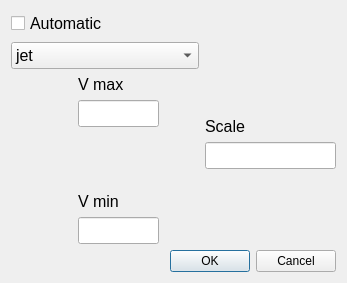
<?xml version="1.0" encoding="UTF-8"?>
<ui version="4.0">
 <class>ArrowsScaling</class>
 <widget class="QDialog" name="ArrowsScaling">
  <property name="geometry">
   <rect>
    <x>0</x>
    <y>0</y>
    <width>347</width>
    <height>283</height>
   </rect>
  </property>
  <property name="windowTitle">
   <string>Arrows Scaling</string>
  </property>
  <layout class="QVBoxLayout" name="verticalLayout_5">
   <item>
    <layout class="QVBoxLayout" name="verticalLayout_4">
     <item>
      <widget class="QCheckBox" name="cb_auto_arrow">
       <property name="font">
        <font>
         <pointsize>12</pointsize>
        </font>
       </property>
       <property name="text">
        <string>Automatic</string>
       </property>
      </widget>
     </item>
     <item>
      <layout class="QHBoxLayout" name="horizontalLayout_4" stretch="0,1">
       <item>
        <layout class="QVBoxLayout" name="verticalLayout_12">
         <item>
          <widget class="QComboBox" name="combo_palette_color_bar">
           <property name="font">
            <font>
             <pointsize>12</pointsize>
            </font>
           </property>
           <item>
            <property name="text">
             <string>jet</string>
            </property>
           </item>
           <item>
            <property name="text">
             <string>viridis</string>
            </property>
           </item>
           <item>
            <property name="text">
             <string>plasma</string>
            </property>
           </item>
          </widget>
         </item>
         <item>
          <layout class="QHBoxLayout" name="horizontalLayout_5" stretch="1,2">
           <item>
            <widget class="QWidget" name="graphics_color_bar" native="true"/>
           </item>
           <item>
            <layout class="QVBoxLayout" name="verticalLayout_9">
             <item>
              <widget class="QLabel" name="v_max_label">
               <property name="font">
                <font>
                 <pointsize>12</pointsize>
                </font>
               </property>
               <property name="text">
                <string>V max</string>
               </property>
              </widget>
             </item>
             <item>
              <layout class="QHBoxLayout" name="horizontalLayout_6" stretch="2,1">
               <item>
                <widget class="QLineEdit" name="ed_v_max">
                 <property name="font">
                  <font>
                   <pointsize>12</pointsize>
                  </font>
                 </property>
                </widget>
               </item>
               <item>
                <spacer name="horizontalSpacer">
                 <property name="orientation">
                  <enum>Qt::Horizontal</enum>
                 </property>
                 <property name="sizeHint" stdset="0">
                  <size>
                   <width>40</width>
                   <height>20</height>
                  </size>
                 </property>
                </spacer>
               </item>
              </layout>
             </item>
             <item>
              <spacer name="verticalSpacer">
               <property name="orientation">
                <enum>Qt::Vertical</enum>
               </property>
               <property name="sizeHint" stdset="0">
                <size>
                 <width>20</width>
                 <height>40</height>
                </size>
               </property>
              </spacer>
             </item>
             <item>
              <widget class="QLabel" name="v_min_label">
               <property name="font">
                <font>
                 <pointsize>12</pointsize>
                </font>
               </property>
               <property name="text">
                <string>V min</string>
               </property>
              </widget>
             </item>
             <item>
              <layout class="QHBoxLayout" name="horizontalLayout_7" stretch="2,1">
               <item>
                <widget class="QLineEdit" name="ed_v_min">
                 <property name="font">
                  <font>
                   <pointsize>12</pointsize>
                  </font>
                 </property>
                </widget>
               </item>
               <item>
                <spacer name="horizontalSpacer_2">
                 <property name="orientation">
                  <enum>Qt::Horizontal</enum>
                 </property>
                 <property name="sizeHint" stdset="0">
                  <size>
                   <width>40</width>
                   <height>20</height>
                  </size>
                 </property>
                </spacer>
               </item>
              </layout>
             </item>
            </layout>
           </item>
          </layout>
         </item>
        </layout>
       </item>
       <item>
        <layout class="QVBoxLayout" name="verticalLayout_7" stretch="0,0,0,0">
         <item>
          <spacer name="verticalSpacer_3">
           <property name="orientation">
            <enum>Qt::Vertical</enum>
           </property>
           <property name="sizeHint" stdset="0">
            <size>
             <width>20</width>
             <height>40</height>
            </size>
           </property>
          </spacer>
         </item>
         <item>
          <widget class="QLabel" name="arrow_scale_label">
           <property name="font">
            <font>
             <pointsize>12</pointsize>
             <weight>50</weight>
             <bold>false</bold>
            </font>
           </property>
           <property name="text">
            <string>Scale</string>
           </property>
          </widget>
         </item>
         <item>
          <widget class="QLineEdit" name="ed_arrow_scale">
           <property name="font">
            <font>
             <pointsize>12</pointsize>
            </font>
           </property>
          </widget>
         </item>
         <item>
          <spacer name="verticalSpacer_2">
           <property name="orientation">
            <enum>Qt::Vertical</enum>
           </property>
           <property name="sizeHint" stdset="0">
            <size>
             <width>20</width>
             <height>40</height>
            </size>
           </property>
          </spacer>
         </item>
        </layout>
       </item>
      </layout>
     </item>
    </layout>
   </item>
   <item>
    <widget class="QDialogButtonBox" name="buttonBox">
     <property name="orientation">
      <enum>Qt::Horizontal</enum>
     </property>
     <property name="standardButtons">
      <set>QDialogButtonBox::Cancel|QDialogButtonBox::Ok</set>
     </property>
    </widget>
   </item>
  </layout>
 </widget>
 <resources/>
 <connections>
  <connection>
   <sender>buttonBox</sender>
   <signal>accepted()</signal>
   <receiver>ArrowsScaling</receiver>
   <slot>accept()</slot>
   <hints>
    <hint type="sourcelabel">
     <x>248</x>
     <y>254</y>
    </hint>
    <hint type="destinationlabel">
     <x>157</x>
     <y>274</y>
    </hint>
   </hints>
  </connection>
  <connection>
   <sender>buttonBox</sender>
   <signal>rejected()</signal>
   <receiver>ArrowsScaling</receiver>
   <slot>reject()</slot>
   <hints>
    <hint type="sourcelabel">
     <x>316</x>
     <y>260</y>
    </hint>
    <hint type="destinationlabel">
     <x>286</x>
     <y>274</y>
    </hint>
   </hints>
  </connection>
 </connections>
</ui>
